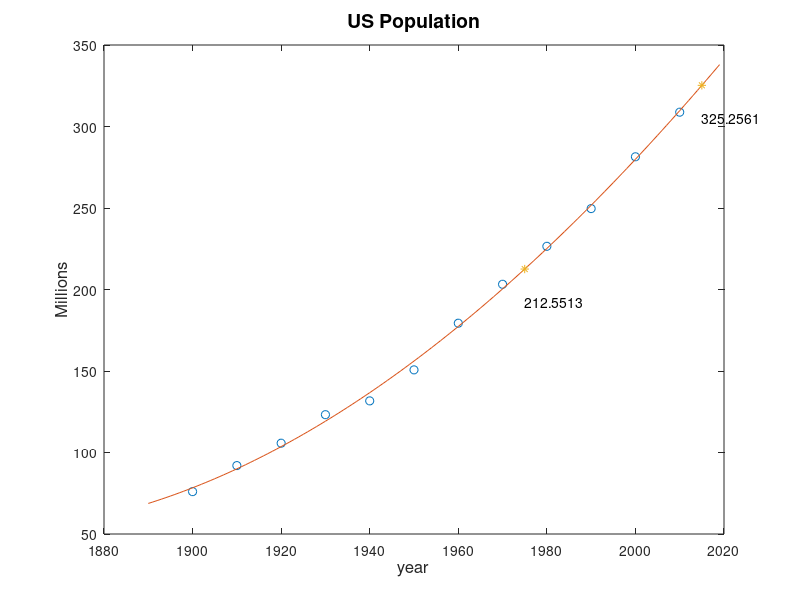

The MATLAB source for this figure:
y=[75.995 91.972 105.711 123.203 131.669 150.697 ...
  179.323 203.212 226.505 249.633 281.422 308.786];
t=(1900:10:2010);

x=(1890:1:2019);
w=[1975,2015];

%fitting direct
c=polyfit(t,y,3)

mt=mean(t); st=std(t);
%normalizare date
s=(t-mt)/st;
xs=(x-mt)/st;

%fitting cu date normalizate
%coeficientii
cs=polyfit(s,y,3);

%predictiile
zs=polyval(cs,xs);  %evaluare polinom pt x
est=polyval(cs,(w-mt)/st);  %evalaure polinom pt w

%repr grafica
plot(t,y,'o',x,zs,'-',w,est,'*')
for i=1:length(w)
  text(w(i),est(i)-20,num2str(est(i)))
endfor
title('US Population','FontSize',14)
xlabel('year','FontSize',12)
ylabel('Millions','FontSize',12)

